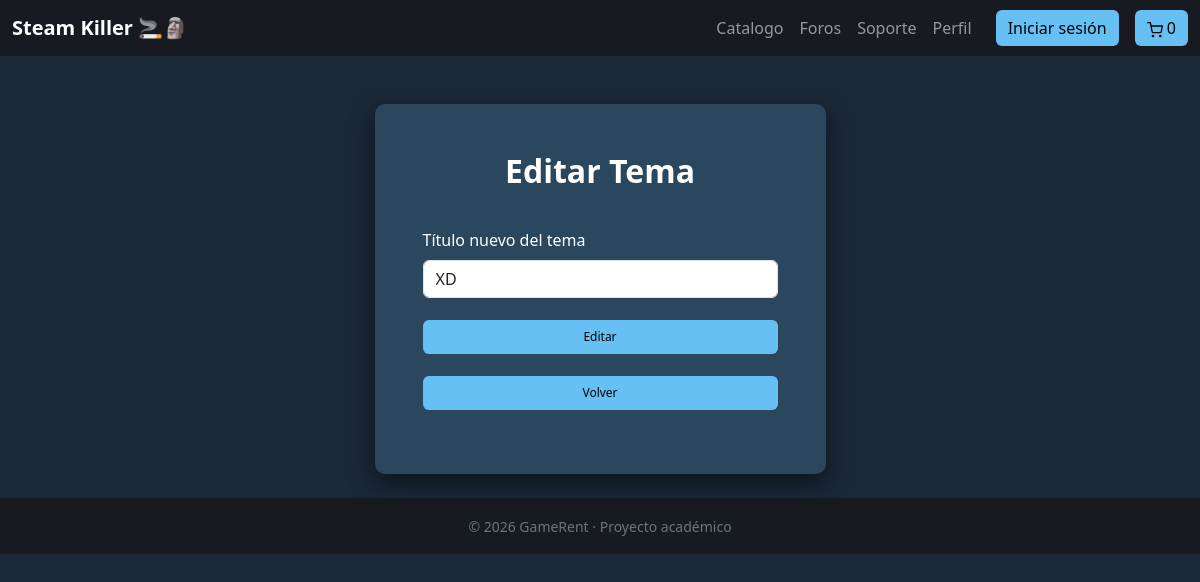
The app's page /modificarTema.php?modificar=1, older data.
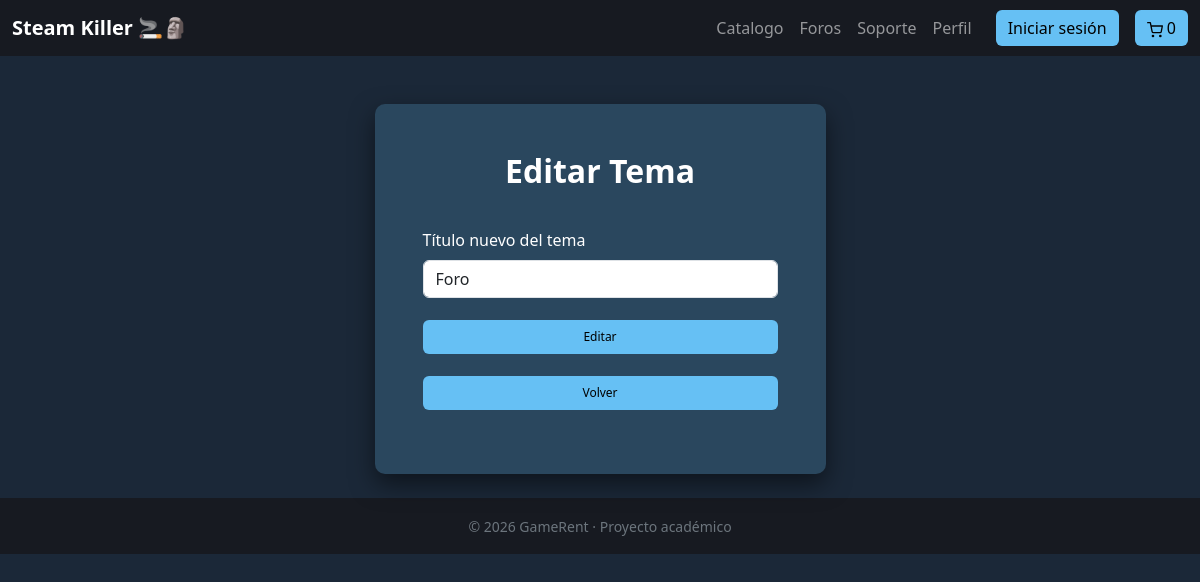
The same page, newer data.
### tables this page shows
CREATE TABLE `temas` (
  `id_tema` int(11) NOT NULL,
  `titulo` varchar(200) DEFAULT NULL,
  `id_foro` int(11) DEFAULT NULL,
  `id_usuario` int(11) DEFAULT NULL,
  `fecha_creacion` datetime DEFAULT current_timestamp()
);

### db/conexion.php (called while the page is built)
<?php
    include_once("consultas.php");
    $db = new Tienda("localhost",3306,"tfg_videoclub","root","");
?>

### db/consultas.php (called while the page is built, shortened)
<?php
class Tienda
{
	private $pdo;
	public function __construct($host, $port, $db, $user, $pass)
	{
		$this->pdo = new PDO("mysql:host=" . $host . ";port=" . $port . ";dbname=" . $db, $user, $pass);
	}
	public function BuscarTemaModificar($modificar)
	{
		$sentencia = "SELECT titulo from temas WHERE id_tema=:id_tema";
		$ejecucion = $this->pdo->prepare($sentencia);
		$ejecucion->execute(
			array(
				":id_tema" => $modificar
			)
		);
		$resultado = $ejecucion->fetch(PDO::FETCH_ASSOC);
		return $resultado;
	}
}
?>

### modificarTema.php (the view, shortened to what this page needs)
<?php
include_once("cabecera.php");
$modificar = isset($_GET["modificar"]) ? intval($_GET["modificar"]) : 0;
$tema=$db->BuscarTemaModificar($modificar);
?>
<div class="container mt-5">
  <div class="row justify-content-center">
    <div class="col-md-6 col-lg-5">
      <div class="card game-card border-0 shadow-lg">
        <div class="card-body p-5">
          <div class="text-center mb-4">
            <h2 class="fw-bold">Editar Tema</h2>
          </div>
          <div class="mb-3">
            <label for="titulo" class="form-label forum-label">Título nuevo del tema</label>
            <input type="text" class="form-control" id="titulo" value="<?=$tema["titulo"]?>">
          </div>
          <button type="button" class="btn btn-steam w-100 py-2 mb-3"
            onclick="Modificartema(<?= $modificar ?>)">
            Editar
          </button>
          <a href="foro.php"><button type="button"
                                class="btn btn-steam w-100 py-2 mb-3">Volver</button></a>
        </div>
      </div>
    </div>
  </div>
</div>
<?php include_once("pie.php"); ?>

Row changes from the older to the newer data that the page shows:
changed temas: titulo "XD" → "Foro"
